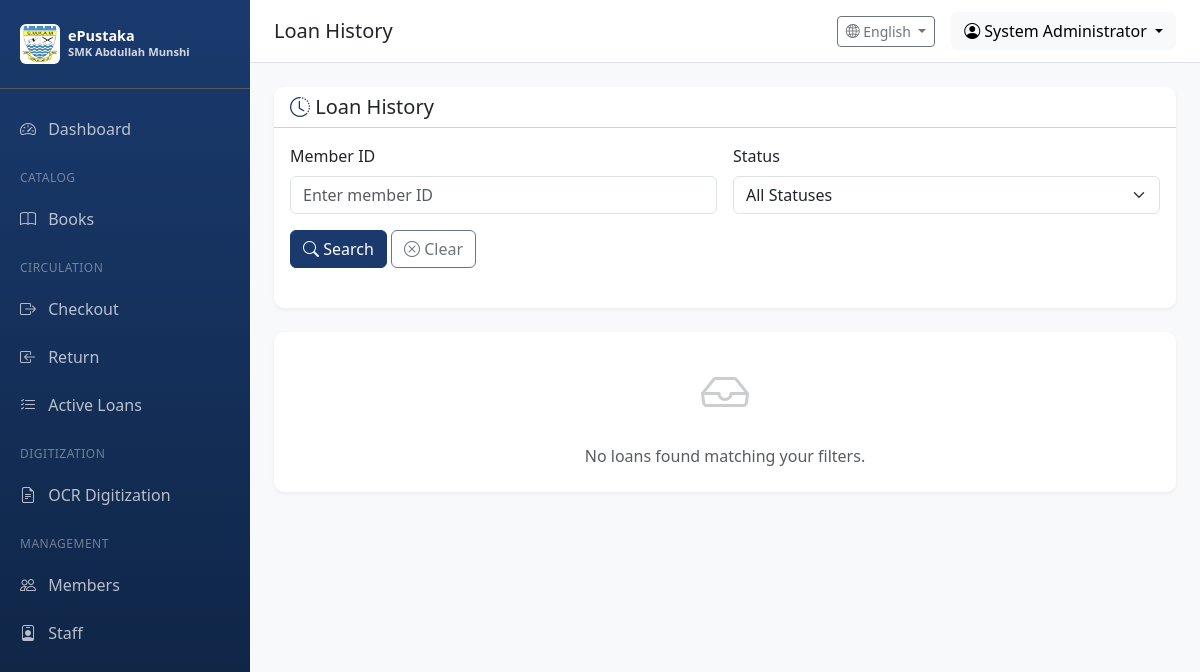
The page /circulation/history (signed in) on the database as committed earlier.
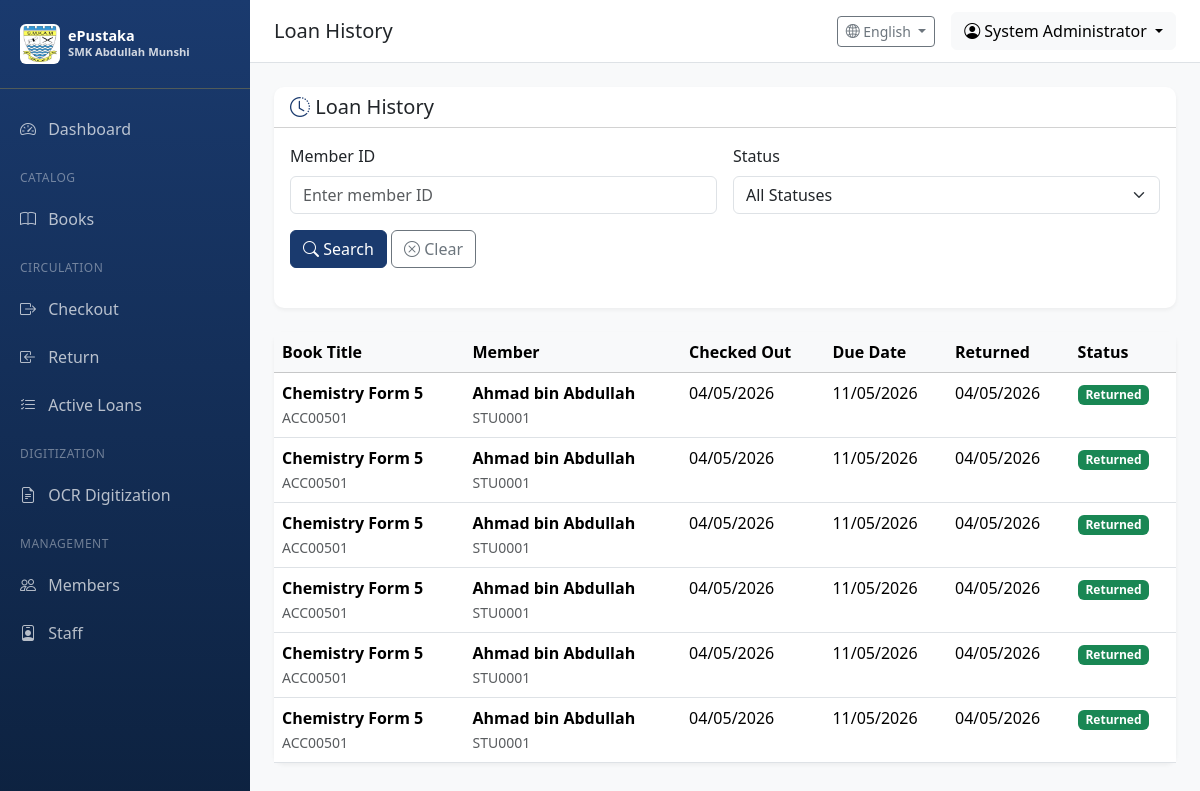
The same page on the database as committed later.
### app/models/user.py (models this page shows, shortened)
class User(UserMixin, db.Model):
    __tablename__ = 'users'
    id = db.Column(db.Integer, primary_key=True)
    username = db.Column(db.String(64), unique=True, nullable=False, index=True)
    email = db.Column(db.String(120), unique=True, nullable=False, index=True)
    password_hash = db.Column(db.String(256), nullable=False)
    full_name = db.Column(db.String(128))
    is_active = db.Column(db.Boolean, default=True)
    role_id = db.Column(db.Integer, db.ForeignKey('roles.id'))
    created_at = db.Column(db.DateTime, default=datetime.utcnow)
    updated_at = db.Column(db.DateTime, default=datetime.utcnow, onupdate=datetime.utcnow)
    last_login = db.Column(db.DateTime)
    def can(self, perm):
        return self.role is not None and self.role.has_permission(perm)

### app/models/circulation.py (models this page shows, shortened)
class Loan(db.Model):
    __tablename__ = 'loans'
    id = db.Column(db.Integer, primary_key=True)
    checkout_date = db.Column(db.DateTime, nullable=False, default=datetime.utcnow)
    due_date = db.Column(db.DateTime, nullable=False)
    return_date = db.Column(db.DateTime)
    status = db.Column(db.String(20), default=LoanStatus.ACTIVE.value, index=True)
    renewal_count = db.Column(db.Integer, default=0)
    fine_amount = db.Column(db.Float, default=0.0)
    fine_paid = db.Column(db.Boolean, default=False)
    notes = db.Column(db.Text)
    member_id = db.Column(db.Integer, db.ForeignKey('members.id'), nullable=False)
    copy_id = db.Column(db.Integer, db.ForeignKey('book_copies.id'), nullable=False)
    checkout_by = db.Column(db.Integer, db.ForeignKey('users.id'))
    return_by = db.Column(db.Integer, db.ForeignKey('users.id'))
    created_at = db.Column(db.DateTime, default=datetime.utcnow)
    updated_at = db.Column(db.DateTime, default=datetime.utcnow, onupdate=datetime.utcnow)
    checkout_staff = db.relationship('User', foreign_keys=[checkout_by])
    return_staff = db.relationship('User', foreign_keys=[return_by])

### app/models/catalog.py (models this page shows, shortened)
class Book(db.Model):
    __tablename__ = 'books'
    id = db.Column(db.Integer, primary_key=True)
    title = db.Column(db.String(256), nullable=False, index=True)
    author = db.Column(db.String(256), index=True)
    isbn = db.Column(db.String(20), index=True)
    publisher = db.Column(db.String(128))
    publication_year = db.Column(db.Integer)
    edition = db.Column(db.String(32))
    category = db.Column(db.String(64), index=True)  # e.g., Fiction, Science, History
    call_number = db.Column(db.String(32), index=True)  # Library classification
    subject = db.Column(db.String(128))
    language = db.Column(db.String(32), default='Malay')
    description = db.Column(db.Text)
    page_count = db.Column(db.Integer)
    cover_image = db.Column(db.String(256))  # Path to cover image
    price = db.Column(db.Float)  # Book price for replacement/loss scenarios
    created_at = db.Column(db.DateTime, default=datetime.utcnow)
    updated_at = db.Column(db.DateTime, default=datetime.utcnow, onupdate=datetime.utcnow)
    copies = db.relationship('BookCopy', backref='book', lazy='dynamic', cascade='all, delete-orphan')

class BookCopy(db.Model):
    __tablename__ = 'book_copies'
    id = db.Column(db.Integer, primary_key=True)
    accession_number = db.Column(db.String(32), unique=True, nullable=False, index=True)
    barcode = db.Column(db.String(32), unique=True, index=True)
    status = db.Column(db.String(20), default=CopyStatus.AVAILABLE.value, index=True)
    condition = db.Column(db.String(32), default='Good')  # Good, Fair, Poor
    location = db.Column(db.String(64))  # Shelf location
    acquisition_date = db.Column(db.Date)
    acquisition_source = db.Column(db.String(64))  # Purchase, Donation, etc.
    price = db.Column(db.Float)
    notes = db.Column(db.Text)
    book_id = db.Column(db.Integer, db.ForeignKey('books.id'), nullable=False)
    created_at = db.Column(db.DateTime, default=datetime.utcnow)
    updated_at = db.Column(db.DateTime, default=datetime.utcnow, onupdate=datetime.utcnow)
    loans = db.relationship('Loan', backref='copy', lazy='dynamic')

### app/models/member.py (models this page shows, shortened)
class Member(db.Model):
    __tablename__ = 'members'
    id = db.Column(db.Integer, primary_key=True)
    member_id = db.Column(db.String(32), unique=True, nullable=False, index=True)  # Auto-generated, e.g., STU0001
    full_name = db.Column(db.String(128), nullable=False)
    email = db.Column(db.String(120), index=True)
    phone = db.Column(db.String(20))
    member_type = db.Column(db.String(32), default='Student')  # Student, Staff, External
    form_level = db.Column(db.Integer, default=1)  # 1-5 for Forms 1-5, 6 for Graduated
    class_group = db.Column(db.String(64))  # e.g., "Science 1", "Arts 2"
    student_year = db.Column(db.Integer)  # Academic year (e.g., 2024-2025)
    total_books_read = db.Column(db.Integer, default=0)  # For NILAM leaderboard
    is_active = db.Column(db.Boolean, default=True)
    mark_for_deletion = db.Column(db.Boolean, default=False)  # Flag for admin deletion
    graduation_date = db.Column(db.DateTime)  # When student graduated
    last_login = db.Column(db.DateTime)  # Track active students by login
    notes = db.Column(db.Text)
    created_at = db.Column(db.DateTime, default=datetime.utcnow)
    updated_at = db.Column(db.DateTime, default=datetime.utcnow, onupdate=datetime.utcnow)
    loans = db.relationship('Loan', backref='member', lazy='dynamic')

### app/routes/circulation.py (the view)
@circulation_bp.route('/history')
@login_required
def loan_history():
    page = request.args.get('page', 1, type=int)
    query = Loan.query
    member_id = request.args.get('member', '')
    if member_id:
        member = Member.query.filter_by(member_id=member_id).first()
        if member:
            query = query.filter(Loan.member_id == member.id)
    status = request.args.get('status', '')
    if status:
        query = query.filter(Loan.status == status)
    loans = query.order_by(Loan.checkout_date.desc()).paginate(page=page, per_page=20)
    return render_template('circulation/history.html', loans=loans)

### app/templates/circulation/history.html (shortened to what this page needs)
{% extends "base.html" %}
{% block page_title %}Loan History{% endblock %}
{% block content %}
<div class="row mb-4">
    <div class="col-12">
        <div class="card table-card">
            <div class="card-header bg-transparent">
                <h5 class="mb-0"><i class="bi bi-clock-history text-primary"></i> Loan History</h5>
            </div>
            <div class="card-body">
                <form method="GET" class="row g-3 mb-4">
                    <div class="col-md-6">
                        <label for="member" class="form-label">Member ID</label>
                        <input type="text" class="form-control" id="member" name="member"
                               placeholder="Enter member ID" value="{{ request.args.get('member', '') }}">
                    </div>
                    <div class="col-md-6">
                        <label for="status" class="form-label">Status</label>
                        <select class="form-select" id="status" name="status">
                            <option value="">All Statuses</option>
                        </select>
                    </div>
                    <div class="col-12">
                        <button type="submit" class="btn btn-primary">
                            <i class="bi bi-search"></i> Search
                        </button>
                        <a href="{{ url_for('circulation.loan_history') }}" class="btn btn-outline-secondary">
                            <i class="bi bi-x-circle"></i> Clear
                        </a>
                    </div>
                </form>
            </div>
        </div>
    </div>
</div>
<div class="row">
    <div class="col-12">
        <div class="card table-card">
            <div class="card-body p-0">
                {% if loans.items %}
                <div class="table-responsive">
                    <table class="table table-hover mb-0">
                        <thead class="table-light">
                            <tr>
                                <th>Book Title</th>
                                <th>Member</th>
                                <th>Checked Out</th>
                                <th>Due Date</th>
                                <th>Returned</th>
                                <th>Status</th>
                            </tr>
                        </thead>
                        <tbody>
                            {% for loan in loans.items %}
                            <tr>
                                <td>
                                    <strong>{{ loan.copy.book.title }}</strong>
                                    <br>
                                    <small class="text-muted">{{ loan.copy.accession_number }}</small>
                                </td>
                                <td>
                                    <strong>{{ loan.member.full_name }}</strong>
                                    <br>
                                    <small class="text-muted">{{ loan.member.member_id }}</small>
                                </td>
                                <td>{{ loan.checkout_date.strftime('%d/%m/%Y') }}</td>
                                <td>{{ loan.due_date.strftime('%d/%m/%Y') }}</td>
                                <td>
                                    {% if loan.return_date %}
                                        {{ loan.return_date.strftime('%d/%m/%Y') }}
                                    {% else %}
                                        <span class="badge bg-secondary">Not Returned</span>
                                    {% endif %}
                                </td>
                                <td>
                                    {% if loan.status == 'active' %}
                                        <span class="badge bg-info">Active</span>
                                    {% elif loan.status == 'returned' %}
                                        <span class="badge bg-success">Returned</span>
                                    {% elif loan.status == 'overdue' %}
                                        <span class="badge bg-danger">Overdue</span>
                                    {% elif loan.status == 'lost' %}
                                        <span class="badge bg-dark">Lost</span>
                                    {% else %}
                                        <span class="badge bg-secondary">{{ loan.status }}</span>
                                    {% endif %}
                                </td>
                            </tr>
                            {% endfor %}
                        </tbody>
                    </table>
                </div>
                {% else %}
                <div class="p-4 text-center text-muted">
                    <i class="bi bi-inbox" style="font-size: 3rem; opacity: 0.3;"></i>
                    <p class="mt-3 mb-0">No loans found matching your filters.</p>
                </div>
                {% endif %}
            </div>
        </div>
    </div>
</div>
{% endblock %}

### app/templates/base.html (shortened to what this page needs)
<!DOCTYPE html>
<html lang="en">
<head>
    <link href="https://cdn.jsdelivr.net/npm/bootstrap@5.3.2/dist/css/bootstrap.min.css" rel="stylesheet">
    <link href="https://cdn.jsdelivr.net/npm/bootstrap-icons@1.11.1/font/bootstrap-icons.css" rel="stylesheet">
</head>
<body>
    {% if current_user.is_authenticated %}
    <nav class="sidebar">
        <div class="sidebar-brand">
            <div class="d-flex align-items-center">
                <img src="{{ url_for('static', filename='images/Lencana_Sekolah_Menengah_Kebangsaan_Abdullah_Munshi.jpg') }}"
                     alt="SMK Abdullah Munshi"
                     class="me-2 rounded"
                     style="width: 40px; height: 40px; object-fit: contain; background: white; padding: 2px;">
                <div>
                    <div style="font-size: 0.9rem; line-height: 1.2;">ePustaka</div>
                    <div style="font-size: 0.7rem; opacity: 0.8;">SMK Abdullah Munshi</div>
                </div>
            </div>
        </div>
        <ul class="nav flex-column">
            <li class="nav-item">
                <a class="nav-link {% if request.endpoint == 'main.dashboard' %}active{% endif %}" href="{{ url_for('main.dashboard') }}">
                    <i class="bi bi-speedometer2"></i> {{ t('dashboard') }}
                </a>
            </li>
            {% if current_user.can(1) or current_user.can(2) %}
            <li class="sidebar-section">{{ t('catalog') }}</li>
            <li class="nav-item">
                <a class="nav-link {% if 'catalog' in request.endpoint %}active{% endif %}" href="{{ url_for('catalog.index') }}">
                    <i class="bi bi-book"></i> {{ t('books') }}
                </a>
            </li>
            <li class="sidebar-section">{{ t('circulation') }}</li>
            <li class="nav-item">
                <a class="nav-link {% if request.endpoint == 'circulation.checkout' %}active{% endif %}" href="{{ url_for('circulation.checkout') }}">
                    <i class="bi bi-box-arrow-right"></i> {{ t('checkout') }}
                </a>
            </li>
            <li class="nav-item">
                <a class="nav-link {% if request.endpoint == 'circulation.return_book' %}active{% endif %}" href="{{ url_for('circulation.return_book') }}">
                    <i class="bi bi-box-arrow-in-left"></i> {{ t('return') }}
                </a>
            </li>
            <li class="nav-item">
                <a class="nav-link {% if request.endpoint == 'circulation.active_loans' %}active{% endif %}" href="{{ url_for('circulation.active_loans') }}">
                    <i class="bi bi-list-check"></i> {{ t('active_loans') }}
                </a>
            </li>
            {% endif %}
            {% if current_user.can(512) %}
            <li class="sidebar-section">{{ 'Digitization' if current_language == 'en' else 'Pendigitalan' }}</li>
            <li class="nav-item">
                <a class="nav-link {% if 'ocr' in request.endpoint %}active{% endif %}" href="{{ url_for('ocr.index') }}">
                    <i class="bi bi-file-earmark-text"></i> {{ t('ocr_digitization') }}
                </a>
            </li>
            {% endif %}
            {% if current_user.can(128) %}
            <li class="sidebar-section">{{ 'Management' if current_language == 'en' else 'Pengurusan' }}</li>
            <li class="nav-item">
                <a class="nav-link {% if request.endpoint == 'users.member_list' %}active{% endif %}" href="{{ url_for('users.member_list') }}">
                    <i class="bi bi-people"></i> {{ t('members') }}
                </a>
            </li>
            {% endif %}
            {% if current_user.can(256) %}
            <li class="nav-item">
                <a class="nav-link {% if request.endpoint == 'users.staff_list' %}active{% endif %}" href="{{ url_for('users.staff_list') }}">
                    <i class="bi bi-person-badge"></i> {{ t('staff') }}
                </a>
            </li>
            {% endif %}
        </ul>
    </nav>
    <div class="main-content">
        <nav class="top-navbar d-flex justify-content-between align-items-center">
            <div>
                <h5 class="mb-0">{% block page_title %}{{ t('dashboard') }}{% endblock %}</h5>
            </div>
            <div class="d-flex align-items-center gap-3">
                <div class="dropdown">
                    <button class="btn btn-outline-secondary btn-sm dropdown-toggle" type="button" data-bs-toggle="dropdown">
                        <i class="bi bi-globe2"></i> {{ languages.get(current_language, 'English') }}
                    </button>
                </div>
                <div class="dropdown">
                    <button class="btn btn-light dropdown-toggle" type="button" data-bs-toggle="dropdown">
                        <i class="bi bi-person-circle"></i> {{ current_user.full_name or current_user.username }}
                    </button>
                </div>
            </div>
        </nav>
        <div class="content-wrapper">
            {% block content %}{% endblock %}
        </div>
    </div>
    {% else %}
    {% block public_content %}{% endblock %}
    {% endif %}
</body>
</html>

Rows that differ between the two databases and show on the page:
added Loan: copy.book "Chemistry Form 5", copy.accession_number "ACC00501", member.full_name "Ahmad bin Abdullah", member.member_id "STU0001", checkout_date "04/05/2026", due_date "11/05/2026", return_date "04/05/2026", status "Returned"
added Loan: copy.book "Chemistry Form 5", copy.accession_number "ACC00501", member.full_name "Ahmad bin Abdullah", member.member_id "STU0001", checkout_date "04/05/2026", due_date "11/05/2026", return_date "04/05/2026", status "Returned"
added Loan: copy.book "Chemistry Form 5", copy.accession_number "ACC00501", member.full_name "Ahmad bin Abdullah", member.member_id "STU0001", checkout_date "04/05/2026", due_date "11/05/2026", return_date "04/05/2026", status "Returned"
added Loan: copy.book "Chemistry Form 5", copy.accession_number "ACC00501", member.full_name "Ahmad bin Abdullah", member.member_id "STU0001", checkout_date "04/05/2026", due_date "11/05/2026", return_date "04/05/2026", status "Returned"
added Loan: copy.book "Chemistry Form 5", copy.accession_number "ACC00501", member.full_name "Ahmad bin Abdullah", member.member_id "STU0001", checkout_date "04/05/2026", due_date "11/05/2026", return_date "04/05/2026", status "Returned"
added Loan: copy.book "Chemistry Form 5", copy.accession_number "ACC00501", member.full_name "Ahmad bin Abdullah", member.member_id "STU0001", checkout_date "04/05/2026", due_date "11/05/2026", return_date "04/05/2026", status "Returned"
Other text that changed with them:
text no longer shown: "No loans found matching your filters."
text now shown: "Book Title Member Checked Out Due Date Returned Status"
